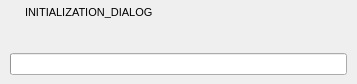
<?xml version="1.0" encoding="UTF-8"?>
<ui version="4.0">
 <class>InitializationDialog</class>
 <widget class="QWidget" name="InitializationDialog">
  <property name="geometry">
   <rect>
    <x>0</x>
    <y>0</y>
    <width>357</width>
    <height>82</height>
   </rect>
  </property>
  <property name="windowIcon">
   <iconset resource="../../../Resources/ltorrent.qrc">
    <normaloff>:/icons/app.ico</normaloff>:/icons/app.ico</iconset>
  </property>
  <layout class="QVBoxLayout" name="verticalLayout">
   <property name="spacing">
    <number>0</number>
   </property>
   <property name="leftMargin">
    <number>1</number>
   </property>
   <property name="topMargin">
    <number>1</number>
   </property>
   <property name="rightMargin">
    <number>1</number>
   </property>
   <property name="bottomMargin">
    <number>0</number>
   </property>
   <item>
    <widget class="QWidget" name="titleBar" native="true">
     <property name="minimumSize">
      <size>
       <width>0</width>
       <height>23</height>
      </size>
     </property>
     <property name="maximumSize">
      <size>
       <width>16777215</width>
       <height>23</height>
      </size>
     </property>
     <property name="styleSheet">
      <string notr="true"/>
     </property>
     <layout class="QHBoxLayout" name="horizontalLayout">
      <property name="spacing">
       <number>4</number>
      </property>
      <property name="leftMargin">
       <number>5</number>
      </property>
      <property name="topMargin">
       <number>0</number>
      </property>
      <property name="rightMargin">
       <number>1</number>
      </property>
      <property name="bottomMargin">
       <number>0</number>
      </property>
      <item>
       <widget class="QLabel" name="tbMenu">
        <property name="maximumSize">
         <size>
          <width>15</width>
          <height>15</height>
         </size>
        </property>
        <property name="text">
         <string/>
        </property>
        <property name="pixmap">
         <pixmap resource="../../../Resources/ltorrent.qrc">:/icons/app.ico</pixmap>
        </property>
        <property name="scaledContents">
         <bool>true</bool>
        </property>
       </widget>
      </item>
      <item>
       <widget class="QLabel" name="LTitle">
        <property name="minimumSize">
         <size>
          <width>100</width>
          <height>22</height>
         </size>
        </property>
        <property name="maximumSize">
         <size>
          <width>16777215</width>
          <height>22</height>
         </size>
        </property>
        <property name="font">
         <font>
          <family>Arial</family>
          <pointsize>8</pointsize>
          <weight>50</weight>
          <bold>false</bold>
          <stylestrategy>PreferDefault</stylestrategy>
         </font>
        </property>
        <property name="styleSheet">
         <string notr="true"/>
        </property>
        <property name="text">
         <string>INITIALIZATION_DIALOG</string>
        </property>
        <property name="textFormat">
         <enum>Qt::AutoText</enum>
        </property>
       </widget>
      </item>
      <item>
       <widget class="QPushButton" name="pbClose">
        <property name="minimumSize">
         <size>
          <width>22</width>
          <height>22</height>
         </size>
        </property>
        <property name="maximumSize">
         <size>
          <width>22</width>
          <height>22</height>
         </size>
        </property>
        <property name="iconSize">
         <size>
          <width>22</width>
          <height>22</height>
         </size>
        </property>
        <property name="flat">
         <bool>true</bool>
        </property>
       </widget>
      </item>
     </layout>
    </widget>
   </item>
   <item>
    <widget class="QWidget" name="m_centralWidget" native="true">
     <layout class="QGridLayout" name="gridLayout">
      <item row="1" column="0">
       <widget class="QProgressBar" name="progressBar">
        <property name="value">
         <number>0</number>
        </property>
        <property name="textVisible">
         <bool>false</bool>
        </property>
       </widget>
      </item>
      <item row="0" column="0">
       <widget class="QLabel" name="stateLabel">
        <property name="text">
         <string/>
        </property>
       </widget>
      </item>
     </layout>
    </widget>
   </item>
  </layout>
 </widget>
 <resources>
  <include location="../../../Resources/ltorrent.qrc"/>
  <include location="../../../Resources/ltorrent.qrc"/>
 </resources>
 <connections/>
 <slots>
  <slot>MountSelectedFILE()</slot>
 </slots>
</ui>
